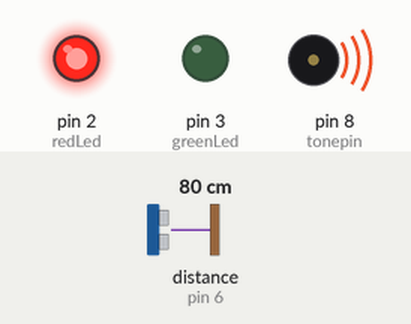
Bench run of a sketch on a simulated Arduino Uno, built with avr-gcc and run on an emulated ATmega328P. Parts: output pins drawn as LEDs (lit = HIGH), buzzer (waves = sounding). Wiring (inferred from the names in the program): ultrasonic range finder: trigger pin 5; echo pin 6. Inputs (shaded band) come from the test bench; at power-on: distance to the obstacle (sensor on pin 6) 80 cm. The echo pulse lasts 58.3 µs per cm; pins used as bus, display or sensor lines are not drawn.

Above: at 2.9 s.
3.0 s: distance to the obstacle (sensor on pin 6) set to 91 cm
9.2 s: distance to the obstacle (sensor on pin 6) set to 99 cm
At 10.8 s:
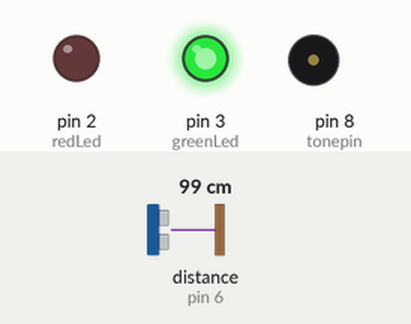
12.0 s: distance to the obstacle (sensor on pin 6) set to 2 cm
At 14.07 s:
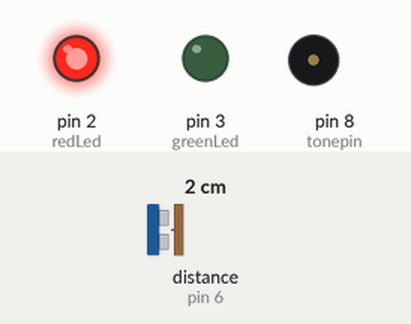
17.7 s: distance to the obstacle (sensor on pin 6) set to 120 cm
At 19.0 s:
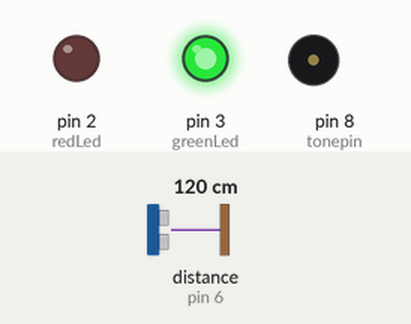
Timing chart, 0 to 20.7 s (numbered marks = the images above; inputs shaded):
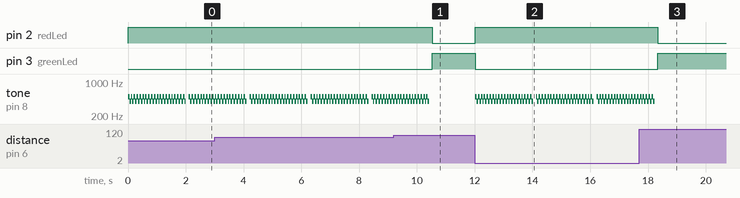

The sketch:

security_alarm.ino
```cpp
//security alarm.


const int pingPin = 5;   //trig pin of arduino

int inPin = 6;    //echo pin of arduino.

//range in cm which is considered safe to enter, anything
//coming within less than 5 cm triggers red LED
int safeZone = 95;
int tonepin=8;
//LED pin numbers
int greenLed = 3;
int redLed = 2;

void setup() {
  // initialize serial communication
  Serial.begin(9600);
}

void loop()
{
  //raw duration in milliseconds, cm is the
  //converted amount into a distance
  long duration, cm;

  //initializing the pin states
  pinMode(pingPin, OUTPUT);
  pinMode(greenLed, OUTPUT);
  pinMode(redLed, OUTPUT);
  pinMode(tonepin, OUTPUT);
  //sending the signal, starting with LOW for a clean signal
  digitalWrite(pingPin, LOW);
  delayMicroseconds(2);
  digitalWrite(pingPin, HIGH);
  delayMicroseconds(5);
  digitalWrite(pingPin, LOW);

  //setting up the input pin, and receiving the duration in
  //microseconds for the sound to bounce off the object infront
  pinMode(inPin, INPUT);
  duration = pulseIn(inPin, HIGH);

  // convert the time into a distance
  cm = microsecondsToCentimeters(duration);

  //printing the current readings to ther serial display
  //Serial.print(cm);
  //Serial.print("cm");
  //Serial.println();

  //checking if anything is within the safezone, if not, keep
  //green LED on if safezone violated, activate red LED instead
  if (cm > safeZone)
  {
    digitalWrite(greenLed, HIGH);
    digitalWrite(redLed, LOW);
  }
  else
  {
    digitalWrite(redLed, HIGH);
    digitalWrite(greenLed, LOW);
    for(int i=0;i<20;i++)
    {tone(tonepin, 500);   //you can change the sound by changing numbers.
    delay(50);
    tone(tonepin, 400);    //you can change the sound by changing numbers.
    delay(50);
    }

    noTone(tonepin);
  }

  delay(100);
}

long microsecondsToCentimeters(long microseconds)
{
  // The speed of sound is 340 m/s or 29 microseconds per centimeter.
  // The ping travels out and back, so to find the distance of the
  // object we take half of the distance travelled.
  return microseconds / 29 / 2;
}
```

Measured:
- the behaviour switches between 95 and 96 cm on distance to the obstacle (sensor on pin 6) (found by bisection; images 0 and 1)
- after the input at 9.2 s, pin 2 (redLed): HIGH → LOW after 1.3 s; pin 3 (greenLed): LOW → HIGH after 1.3 s; tone on pin 8 (tonepin): goes on until 10.4 s, then stays silent
- after the input at 12.0 s, pin 2 (redLed): LOW → HIGH at once; pin 3 (greenLed): HIGH → LOW at once; tone on pin 8 (tonepin): plays 500 Hz for 0.05 s, 400 Hz for 0.05 s, 500 Hz for 0.05 s, 400 Hz for 0.05 s, 500 Hz for 0.05 s, 400 Hz for 0.05 s … (110 notes in this stretch), starting at once
- after the input at 17.7 s, pin 2 (redLed): HIGH → LOW after 0.63 s; pin 3 (greenLed): LOW → HIGH after 0.63 s; tone on pin 8 (tonepin): goes on until 18.2 s, then stays silent
- by itself, tone on pin 8 (tonepin): plays 500 Hz for 0.05 s, 400 Hz for 0.05 s, 500 Hz for 0.05 s, 400 Hz for 0.05 s, 500 Hz for 0.05 s, 400 Hz for 0.05 s … (118 notes in this stretch)
